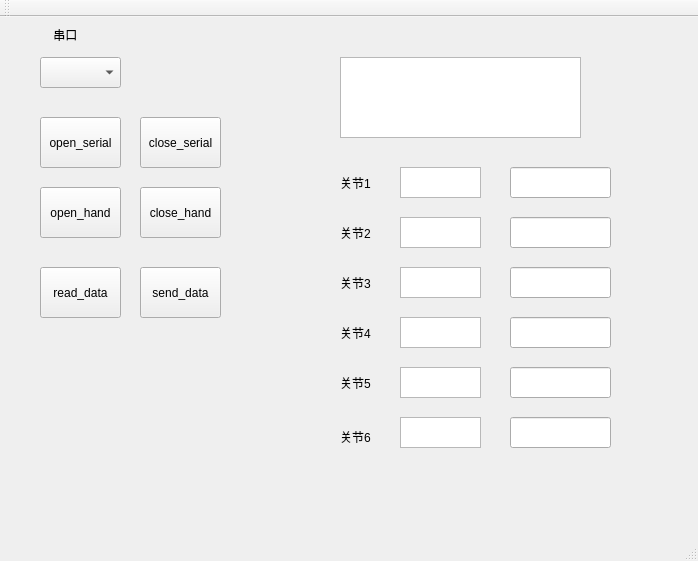
<?xml version="1.0" encoding="UTF-8"?>
<ui version="4.0">
 <class>MainWindow</class>
 <widget class="QMainWindow" name="MainWindow">
  <property name="geometry">
   <rect>
    <x>0</x>
    <y>0</y>
    <width>698</width>
    <height>561</height>
   </rect>
  </property>
  <property name="windowTitle">
   <string>MainWindow</string>
  </property>
  <widget class="QWidget" name="centralWidget">
   <widget class="QComboBox" name="Serial_comboBox">
    <property name="geometry">
     <rect>
      <x>40</x>
      <y>40</y>
      <width>81</width>
      <height>31</height>
     </rect>
    </property>
   </widget>
   <widget class="QLabel" name="Serial_label">
    <property name="geometry">
     <rect>
      <x>40</x>
      <y>10</y>
      <width>81</width>
      <height>16</height>
     </rect>
    </property>
    <property name="text">
     <string>    串口</string>
    </property>
   </widget>
   <widget class="QPushButton" name="Serial_Open_pushButton">
    <property name="geometry">
     <rect>
      <x>40</x>
      <y>100</y>
      <width>81</width>
      <height>51</height>
     </rect>
    </property>
    <property name="text">
     <string>open_serial</string>
    </property>
   </widget>
   <widget class="QPushButton" name="Serial_Close_pushButton">
    <property name="geometry">
     <rect>
      <x>140</x>
      <y>100</y>
      <width>81</width>
      <height>51</height>
     </rect>
    </property>
    <property name="text">
     <string>close_serial</string>
    </property>
   </widget>
   <widget class="QPushButton" name="Hand_Open_pushButton">
    <property name="geometry">
     <rect>
      <x>40</x>
      <y>170</y>
      <width>81</width>
      <height>51</height>
     </rect>
    </property>
    <property name="text">
     <string>open_hand</string>
    </property>
   </widget>
   <widget class="QPushButton" name="Hand_Close_pushButton">
    <property name="geometry">
     <rect>
      <x>140</x>
      <y>170</y>
      <width>81</width>
      <height>51</height>
     </rect>
    </property>
    <property name="text">
     <string>close_hand</string>
    </property>
   </widget>
   <widget class="QPushButton" name="Read_Data_pushButton">
    <property name="geometry">
     <rect>
      <x>40</x>
      <y>250</y>
      <width>81</width>
      <height>51</height>
     </rect>
    </property>
    <property name="text">
     <string>read_data</string>
    </property>
   </widget>
   <widget class="QTextEdit" name="Read_Data_textEdit">
    <property name="geometry">
     <rect>
      <x>340</x>
      <y>40</y>
      <width>241</width>
      <height>81</height>
     </rect>
    </property>
   </widget>
   <widget class="QTextEdit" name="Current_Angle1_textEdit">
    <property name="geometry">
     <rect>
      <x>400</x>
      <y>150</y>
      <width>81</width>
      <height>31</height>
     </rect>
    </property>
   </widget>
   <widget class="QLabel" name="label">
    <property name="geometry">
     <rect>
      <x>340</x>
      <y>160</y>
      <width>54</width>
      <height>12</height>
     </rect>
    </property>
    <property name="text">
     <string>关节1</string>
    </property>
   </widget>
   <widget class="QLabel" name="label_2">
    <property name="geometry">
     <rect>
      <x>340</x>
      <y>210</y>
      <width>54</width>
      <height>12</height>
     </rect>
    </property>
    <property name="text">
     <string>关节2</string>
    </property>
   </widget>
   <widget class="QLabel" name="label_3">
    <property name="geometry">
     <rect>
      <x>340</x>
      <y>260</y>
      <width>54</width>
      <height>12</height>
     </rect>
    </property>
    <property name="text">
     <string>关节3</string>
    </property>
   </widget>
   <widget class="QLabel" name="label_4">
    <property name="geometry">
     <rect>
      <x>340</x>
      <y>310</y>
      <width>54</width>
      <height>12</height>
     </rect>
    </property>
    <property name="text">
     <string>关节4</string>
    </property>
   </widget>
   <widget class="QLabel" name="label_5">
    <property name="geometry">
     <rect>
      <x>340</x>
      <y>360</y>
      <width>54</width>
      <height>12</height>
     </rect>
    </property>
    <property name="text">
     <string>关节5</string>
    </property>
   </widget>
   <widget class="QLabel" name="label_6">
    <property name="geometry">
     <rect>
      <x>340</x>
      <y>410</y>
      <width>54</width>
      <height>20</height>
     </rect>
    </property>
    <property name="text">
     <string>关节6</string>
    </property>
   </widget>
   <widget class="QTextEdit" name="Current_Angle2_textEdit">
    <property name="geometry">
     <rect>
      <x>400</x>
      <y>200</y>
      <width>81</width>
      <height>31</height>
     </rect>
    </property>
   </widget>
   <widget class="QTextEdit" name="Current_Angle3_textEdit">
    <property name="geometry">
     <rect>
      <x>400</x>
      <y>250</y>
      <width>81</width>
      <height>31</height>
     </rect>
    </property>
   </widget>
   <widget class="QTextEdit" name="Current_Angle5_textEdit">
    <property name="geometry">
     <rect>
      <x>400</x>
      <y>350</y>
      <width>81</width>
      <height>31</height>
     </rect>
    </property>
   </widget>
   <widget class="QTextEdit" name="Current_Angle6_textEdit">
    <property name="geometry">
     <rect>
      <x>400</x>
      <y>400</y>
      <width>81</width>
      <height>31</height>
     </rect>
    </property>
   </widget>
   <widget class="QTextEdit" name="Current_Angle4_textEdit">
    <property name="geometry">
     <rect>
      <x>400</x>
      <y>300</y>
      <width>81</width>
      <height>31</height>
     </rect>
    </property>
   </widget>
   <widget class="QLineEdit" name="Current_Angle1_lineEdit">
    <property name="geometry">
     <rect>
      <x>510</x>
      <y>150</y>
      <width>101</width>
      <height>31</height>
     </rect>
    </property>
   </widget>
   <widget class="QLineEdit" name="Current_Angle2_lineEdit">
    <property name="geometry">
     <rect>
      <x>510</x>
      <y>200</y>
      <width>101</width>
      <height>31</height>
     </rect>
    </property>
   </widget>
   <widget class="QLineEdit" name="Current_Angle3_lineEdit">
    <property name="geometry">
     <rect>
      <x>510</x>
      <y>250</y>
      <width>101</width>
      <height>31</height>
     </rect>
    </property>
   </widget>
   <widget class="QLineEdit" name="Current_Angle4_lineEdit">
    <property name="geometry">
     <rect>
      <x>510</x>
      <y>300</y>
      <width>101</width>
      <height>31</height>
     </rect>
    </property>
   </widget>
   <widget class="QLineEdit" name="Current_Angle5_lineEdit">
    <property name="geometry">
     <rect>
      <x>510</x>
      <y>350</y>
      <width>101</width>
      <height>31</height>
     </rect>
    </property>
   </widget>
   <widget class="QLineEdit" name="Current_Angle6_lineEdit">
    <property name="geometry">
     <rect>
      <x>510</x>
      <y>400</y>
      <width>101</width>
      <height>31</height>
     </rect>
    </property>
   </widget>
   <widget class="QPushButton" name="Send_Data_pushButton">
    <property name="geometry">
     <rect>
      <x>140</x>
      <y>250</y>
      <width>81</width>
      <height>51</height>
     </rect>
    </property>
    <property name="text">
     <string>send_data</string>
    </property>
   </widget>
  </widget>
  <widget class="QMenuBar" name="menuBar">
   <property name="geometry">
    <rect>
     <x>0</x>
     <y>0</y>
     <width>698</width>
     <height>23</height>
    </rect>
   </property>
  </widget>
  <widget class="QToolBar" name="mainToolBar">
   <attribute name="toolBarArea">
    <enum>TopToolBarArea</enum>
   </attribute>
   <attribute name="toolBarBreak">
    <bool>false</bool>
   </attribute>
  </widget>
  <widget class="QStatusBar" name="statusBar"/>
 </widget>
 <layoutdefault spacing="6" margin="11"/>
 <resources/>
 <connections/>
</ui>
